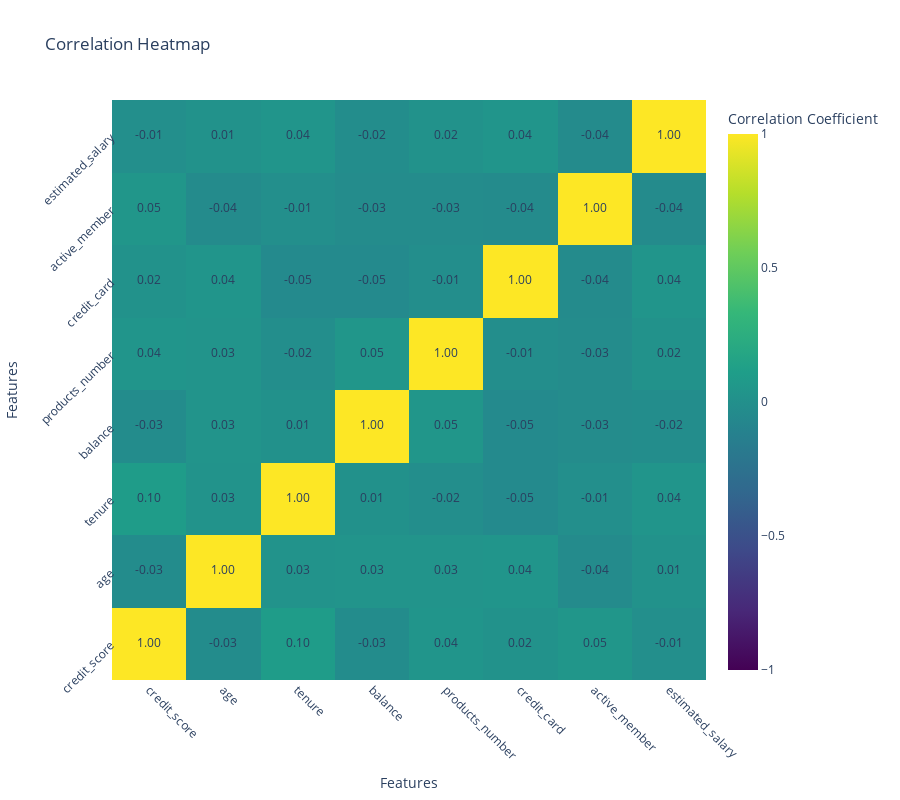

Notebook cell for this chart:
### Markdown cell above
# 10. Correlation Heatmap

### Code cell
import pandas as pd
import numpy as np
import plotly.graph_objects as go

df = pd.DataFrame({
    'credit_score': np.random.randint(300, 850, size=1000),
    'age': np.random.randint(18, 70, size=1000),
    'tenure': np.random.randint(0, 20, size=1000),
    'balance': np.random.randint(0, 200000, size=1000),
    'products_number': np.random.randint(1, 5, size=1000),
    'credit_card': np.random.choice([0, 1], size=1000),
    'active_member': np.random.choice([0, 1], size=1000),
    'estimated_salary': np.random.randint(15000, 200000, size=1000)
})

correlation_matrix = df.corr()

fig = go.Figure(data=go.Heatmap(
    z=correlation_matrix.values,
    x=correlation_matrix.columns,
    y=correlation_matrix.columns,
    colorscale='Viridis',
    colorbar=dict(title='Correlation Coefficient'),
    zmin=-1, zmax=1
))

for i in range(len(correlation_matrix.columns)):
    for j in range(len(correlation_matrix.columns)):
        fig.add_trace(go.Scatter(
            x=[correlation_matrix.columns[j]],
            y=[correlation_matrix.columns[i]],
            text=[f'{correlation_matrix.iloc[i, j]:.2f}'],
            mode='text',
            textfont=dict(size=12),
            showlegend=False
        ))

fig.update_layout(
    title='Correlation Heatmap',
    xaxis_title='Features',
    yaxis_title='Features',
    xaxis=dict(tickangle=45),
    yaxis=dict(tickangle=-45),
    autosize=True,
    margin=dict(l=100, r=100, t=100, b=100),
    height=800
)

fig.show()

### Figure 1 — Plotly figure (JSON) as saved in the notebook; plotly's stock layout.template omitted (floating-point values rounded to 4 significant figures)
{"data": [{"colorbar": {"title": {"text": "Correlation Coefficient"}}, "colorscale": [[0, "#440154"], [0.1111, "#482878"], [0.2222, "#3e4989"], [0.3333, "#31688e"], [0.4444, "#26828e"], [0.5556, "#1f9e89"], [0.6667, "#35b779"], [0.7778, "#6ece58"], [0.8889, "#b5de2b"], [1, "#fde725"]], "type": "heatmap", "x": ["credit_score", "age", "tenure", "balance", "products_number", "credit_card", "active_member", "estimated_salary"], "y": ["credit_score", "age", "tenure", "balance", "products_number", "credit_card", "active_member", "estimated_salary"], "z": [[1, -0.02916, 0.09762, -0.02933, 0.03815, 0.0195, 0.05111, -0.01029], [-0.02916, 1, 0.0266, 0.03026, 0.0294, 0.04295, -0.04082, 0.01395], [0.09762, 0.0266, 1, 0.01056, -0.01724, -0.05117, -0.008812, 0.04095], [-0.02933, 0.03026, 0.01056, 1, 0.04561, -0.04566, -0.03428, -0.02204], [0.03815, 0.0294, -0.01724, 0.04561, 1, -0.01441, -0.0324, 0.0178], [0.0195, 0.04295, -0.05117, -0.04566, -0.01441, 1, -0.0363, 0.04058], [0.05111, -0.04082, -0.008812, -0.03428, -0.0324, -0.0363, 1, -0.03727], [-0.01029, 0.01395, 0.04095, -0.02204, 0.0178, 0.04058, -0.03727, 1]], "zmax": 1, "zmin": -1}, {"mode": "text", "showlegend": false, "text": ["1.00"], "textfont": {"size": 12}, "type": "scatter", "x": ["credit_score"], "y": ["credit_score"]}, {"mode": "text", "showlegend": false, "text": ["-0.03"], "textfont": {"size": 12}, "type": "scatter", "x": ["age"], "y": ["credit_score"]}, {"mode": "text", "showlegend": false, "text": ["0.10"], "textfont": {"size": 12}, "type": "scatter", "x": ["tenure"], "y": ["credit_score"]}, {"mode": "text", "showlegend": false, "text": ["-0.03"], "textfont": {"size": 12}, "type": "scatter", "x": ["balance"], "y": ["credit_score"]}, {"mode": "text", "showlegend": false, "text": ["0.04"], "textfont": {"size": 12}, "type": "scatter", "x": ["products_number"], "y": ["credit_score"]}, {"mode": "text", "showlegend": false, "text": ["0.02"], "textfont": {"size": 12}, "type": "scatter", "x": ["credit_card"], "y": ["credit_score"]}, {"mode": "text", "showlegend": false, "text": ["0.05"], "textfont": {"size": 12}, "type": "scatter", "x": ["active_member"], "y": ["credit_score"]}, {"mode": "text", "showlegend": false, "text": ["-0.01"], "textfont": {"size": 12}, "type": "scatter", "x": ["estimated_salary"], "y": ["credit_score"]}, {"mode": "text", "showlegend": false, "text": ["-0.03"], "textfont": {"size": 12}, "type": "scatter", "x": ["credit_score"], "y": ["age"]}, {"mode": "text", "showlegend": false, "text": ["1.00"], "textfont": {"size": 12}, "type": "scatter", "x": ["age"], "y": ["age"]}, {"mode": "text", "showlegend": false, "text": ["0.03"], "textfont": {"size": 12}, "type": "scatter", "x": ["tenure"], "y": ["age"]}, {"mode": "text", "showlegend": false, "text": ["0.03"], "textfont": {"size": 12}, "type": "scatter", "x": ["balance"], "y": ["age"]}, {"mode": "text", "showlegend": false, "text": ["0.03"], "textfont": {"size": 12}, "type": "scatter", "x": ["products_number"], "y": ["age"]}, {"mode": "text", "showlegend": false, "text": ["0.04"], "textfont": {"size": 12}, "type": "scatter", "x": ["credit_card"], "y": ["age"]}, {"mode": "text", "showlegend": false, "text": ["-0.04"], "textfont": {"size": 12}, "type": "scatter", "x": ["active_member"], "y": ["age"]}, {"mode": "text", "showlegend": false, "text": ["0.01"], "textfont": {"size": 12}, "type": "scatter", "x": ["estimated_salary"], "y": ["age"]}, {"mode": "text", "showlegend": false, "text": ["0.10"], "textfont": {"size": 12}, "type": "scatter", "x": ["credit_score"], "y": ["tenure"]}, {"mode": "text", "showlegend": false, "text": ["0.03"], "textfont": {"size": 12}, "type": "scatter", "x": ["age"], "y": ["tenure"]}, {"mode": "text", "showlegend": false, "text": ["1.00"], "textfont": {"size": 12}, "type": "scatter", "x": ["tenure"], "y": ["tenure"]}, {"mode": "text", "showlegend": false, "text": ["0.01"], "textfont": {"size": 12}, "type": "scatter", "x": ["balance"], "y": ["tenure"]}, {"mode": "text", "showlegend": false, "text": ["-0.02"], "textfont": {"size": 12}, "type": "scatter", "x": ["products_number"], "y": ["tenure"]}, {"mode": "text", "showlegend": false, "text": ["-0.05"], "textfont": {"size": 12}, "type": "scatter", "x": ["credit_card"], "y": ["tenure"]}, {"mode": "text", "showlegend": false, "text": ["-0.01"], "textfont": {"size": 12}, "type": "scatter", "x": ["active_member"], "y": ["tenure"]}, {"mode": "text", "showlegend": false, "text": ["0.04"], "textfont": {"size": 12}, "type": "scatter", "x": ["estimated_salary"], "y": ["tenure"]}, {"mode": "text", "showlegend": false, "text": ["-0.03"], "textfont": {"size": 12}, "type": "scatter", "x": ["credit_score"], "y": ["balance"]}, {"mode": "text", "showlegend": false, "text": ["0.03"], "textfont": {"size": 12}, "type": "scatter", "x": ["age"], "y": ["balance"]}, {"mode": "text", "showlegend": false, "text": ["0.01"], "textfont": {"size": 12}, "type": "scatter", "x": ["tenure"], "y": ["balance"]}, {"mode": "text", "showlegend": false, "text": ["1.00"], "textfont": {"size": 12}, "type": "scatter", "x": ["balance"], "y": ["balance"]}, {"mode": "text", "showlegend": false, "text": ["0.05"], "textfont": {"size": 12}, "type": "scatter", "x": ["products_number"], "y": ["balance"]}, {"mode": "text", "showlegend": false, "text": ["-0.05"], "textfont": {"size": 12}, "type": "scatter", "x": ["credit_card"], "y": ["balance"]}, {"mode": "text", "showlegend": false, "text": ["-0.03"], "textfont": {"size": 12}, "type": "scatter", "x": ["active_member"], "y": ["balance"]}, {"mode": "text", "showlegend": false, "text": ["-0.02"], "textfont": {"size": 12}, "type": "scatter", "x": ["estimated_salary"], "y": ["balance"]}, {"mode": "text", "showlegend": false, "text": ["0.04"], "textfont": {"size": 12}, "type": "scatter", "x": ["credit_score"], "y": ["products_number"]}, {"mode": "text", "showlegend": false, "text": ["0.03"], "textfont": {"size": 12}, "type": "scatter", "x": ["age"], "y": ["products_number"]}, {"mode": "text", "showlegend": false, "text": ["-0.02"], "textfont": {"size": 12}, "type": "scatter", "x": ["tenure"], "y": ["products_number"]}, {"mode": "text", "showlegend": false, "text": ["0.05"], "textfont": {"size": 12}, "type": "scatter", "x": ["balance"], "y": ["products_number"]}, {"mode": "text", "showlegend": false, "text": ["1.00"], "textfont": {"size": 12}, "type": "scatter", "x": ["products_number"], "y": ["products_number"]}, {"mode": "text", "showlegend": false, "text": ["-0.01"], "textfont": {"size": 12}, "type": "scatter", "x": ["credit_card"], "y": ["products_number"]}, {"mode": "text", "showlegend": false, "text": ["-0.03"], "textfont": {"size": 12}, "type": "scatter", "x": ["active_member"], "y": ["products_number"]}, {"mode": "text", "showlegend": false, "text": ["0.02"], "textfont": {"size": 12}, "type": "scatter", "x": ["estimated_salary"], "y": ["products_number"]}, {"mode": "text", "showlegend": false, "text": ["0.02"], "textfont": {"size": 12}, "type": "scatter", "x": ["credit_score"], "y": ["credit_card"]}, {"mode": "text", "showlegend": false, "text": ["0.04"], "textfont": {"size": 12}, "type": "scatter", "x": ["age"], "y": ["credit_card"]}, {"mode": "text", "showlegend": false, "text": ["-0.05"], "textfont": {"size": 12}, "type": "scatter", "x": ["tenure"], "y": ["credit_card"]}, {"mode": "text", "showlegend": false, "text": ["-0.05"], "textfont": {"size": 12}, "type": "scatter", "x": ["balance"], "y": ["credit_card"]}, {"mode": "text", "showlegend": false, "text": ["-0.01"], "textfont": {"size": 12}, "type": "scatter", "x": ["products_number"], "y": ["credit_card"]}, {"mode": "text", "showlegend": false, "text": ["1.00"], "textfont": {"size": 12}, "type": "scatter", "x": ["credit_card"], "y": ["credit_card"]}, {"mode": "text", "showlegend": false, "text": ["-0.04"], "textfont": {"size": 12}, "type": "scatter", "x": ["active_member"], "y": ["credit_card"]}, {"mode": "text", "showlegend": false, "text": ["0.04"], "textfont": {"size": 12}, "type": "scatter", "x": ["estimated_salary"], "y": ["credit_card"]}, {"mode": "text", "showlegend": false, "text": ["0.05"], "textfont": {"size": 12}, "type": "scatter", "x": ["credit_score"], "y": ["active_member"]}, {"mode": "text", "showlegend": false, "text": ["-0.04"], "textfont": {"size": 12}, "type": "scatter", "x": ["age"], "y": ["active_member"]}, {"mode": "text", "showlegend": false, "text": ["-0.01"], "textfont": {"size": 12}, "type": "scatter", "x": ["tenure"], "y": ["active_member"]}, {"mode": "text", "showlegend": false, "text": ["-0.03"], "textfont": {"size": 12}, "type": "scatter", "x": ["balance"], "y": ["active_member"]}, {"mode": "text", "showlegend": false, "text": ["-0.03"], "textfont": {"size": 12}, "type": "scatter", "x": ["products_number"], "y": ["active_member"]}, {"mode": "text", "showlegend": false, "text": ["-0.04"], "textfont": {"size": 12}, "type": "scatter", "x": ["credit_card"], "y": ["active_member"]}, {"mode": "text", "showlegend": false, "text": ["1.00"], "textfont": {"size": 12}, "type": "scatter", "x": ["active_member"], "y": ["active_member"]}, {"mode": "text", "showlegend": false, "text": ["-0.04"], "textfont": {"size": 12}, "type": "scatter", "x": ["estimated_salary"], "y": ["active_member"]}, {"mode": "text", "showlegend": false, "text": ["-0.01"], "textfont": {"size": 12}, "type": "scatter", "x": ["credit_score"], "y": ["estimated_salary"]}, {"mode": "text", "showlegend": false, "text": ["0.01"], "textfont": {"size": 12}, "type": "scatter", "x": ["age"], "y": ["estimated_salary"]}, {"mode": "text", "showlegend": false, "text": ["0.04"], "textfont": {"size": 12}, "type": "scatter", "x": ["tenure"], "y": ["estimated_salary"]}, {"mode": "text", "showlegend": false, "text": ["-0.02"], "textfont": {"size": 12}, "type": "scatter", "x": ["balance"], "y": ["estimated_salary"]}, {"mode": "text", "showlegend": false, "text": ["0.02"], "textfont": {"size": 12}, "type": "scatter", "x": ["products_number"], "y": ["estimated_salary"]}, {"mode": "text", "showlegend": false, "text": ["0.04"], "textfont": {"size": 12}, "type": "scatter", "x": ["credit_card"], "y": ["estimated_salary"]}, {"mode": "text", "showlegend": false, "text": ["-0.04"], "textfont": {"size": 12}, "type": "scatter", "x": ["active_member"], "y": ["estimated_salary"]}, {"mode": "text", "showlegend": false, "text": ["1.00"], "textfont": {"size": 12}, "type": "scatter", "x": ["estimated_salary"], "y": ["estimated_salary"]}], "layout": {"autosize": true, "height": 800, "margin": {"b": 100, "l": 100, "r": 100, "t": 100}, "title": {"text": "Correlation Heatmap"}, "xaxis": {"tickangle": 45, "title": {"text": "Features"}}, "yaxis": {"tickangle": -45, "title": {"text": "Features"}}}}
